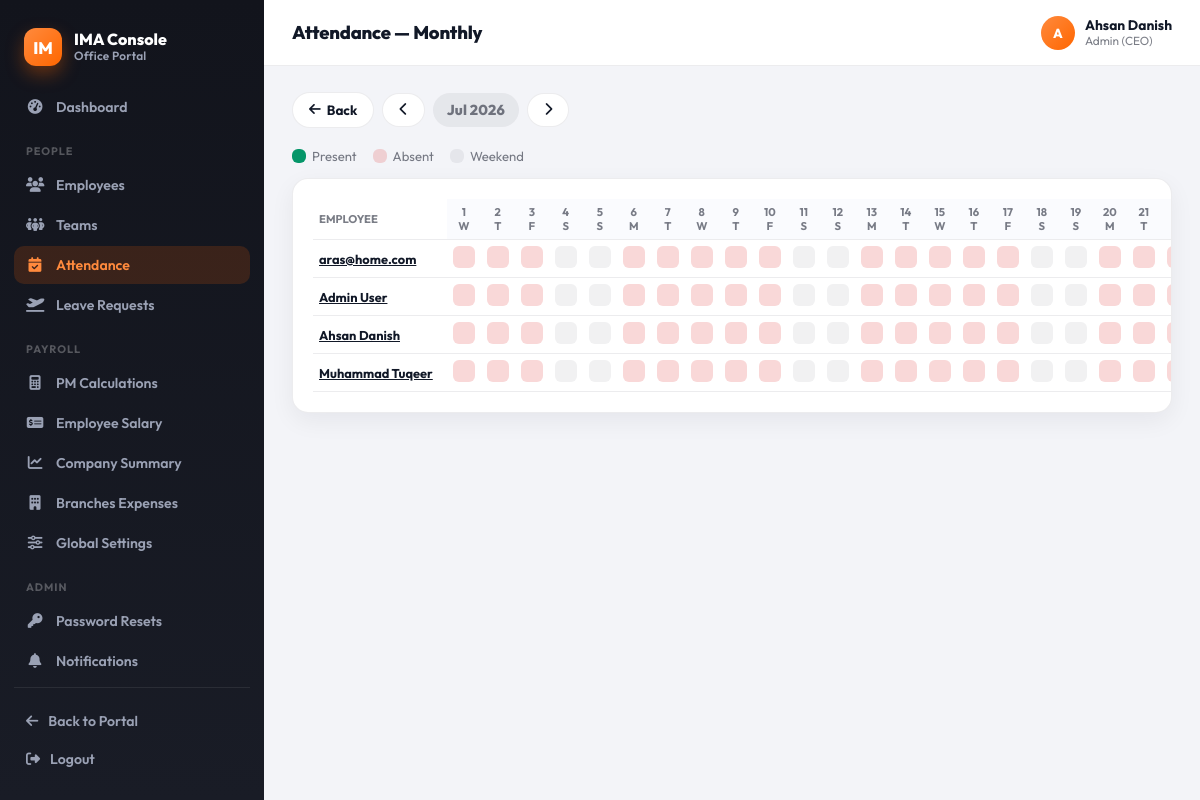
The page /console/attendance/monthly/ (signed in) on the database its author committed.
### accounts/models.py (models this page shows, shortened)
class Employee(AbstractBaseUser, PermissionsMixin):
    cnic = models.CharField(max_length=13, unique=True, validators=[cnic_validator])
    email = models.EmailField(unique=True, validators=[email_validator])
    full_name = models.CharField(max_length=120, blank=True, null=True, validators=[alpha_spaces])
    fathers_name = models.CharField(max_length=120, blank=True, null=True, validators=[alpha_spaces])
    date_of_birth = models.DateField(blank=True, null=True)
    gender = models.CharField(max_length=10, choices=[('male','Male'),('female','Female'),('other','Other'),('na','Prefer not to say')], blank=True, null=True)
    marital_status = models.CharField(max_length=10, choices=[('single','Single'),('married','Married'),('divorced','Divorced'),('widowed','Widowed')], blank=True, null=True)
    contact_number = models.CharField(max_length=14, blank=True, null=True)
    residential_address = models.TextField(max_length=250, blank=True, null=True)
    date_of_joining = models.DateField(blank=True, null=True)
    reporting_manager_name = models.CharField(max_length=120, blank=True, null=True, validators=[alpha_spaces])
    department = models.CharField(max_length=10, choices=[('HR','HR'),('IT','IT'),('FIN','Finance'),('OPS','Operations'),('SALES','Sales'),('OTHER','Other')], blank=True, null=True)
    designation = models.CharField(max_length=120, blank=True, null=True)
    employment_type = models.CharField(max_length=2, choices=[('FT','Full-time'),('PT','Part-time'),('CT','Contract'),('IN','Internship')], blank=True, null=True)
    employee_code = models.CharField(max_length=20, unique=True, blank=True, null=True)
    profile_picture = models.ImageField(upload_to=profile_picture_path, validators=[], blank=True, null=True)
    cnic_front = models.ImageField(upload_to=cnic_front_path, validators=[], blank=True, null=True)
    cnic_back = models.ImageField(upload_to=cnic_back_path, validators=[], blank=True, null=True)
    degree_certificate = models.FileField(upload_to=degree_path, validators=[], blank=True, null=True)
    father_cnic = models.ImageField(upload_to=father_cnic_path, validators=[], blank=True, null=True)
    emergency_contact_name = models.CharField(max_length=120, blank=True, null=True)
    emergency_relationship = models.CharField(max_length=10, choices=[('father','Father'),('mother','Mother'),('spouse','Spouse'),('sibling','Sibling'),('friend','Friend'),('other','Other')], blank=True, null=True)
    emergency_contact_number = models.CharField(max_length=14, blank=True, null=True)
    emergency_contact_address = models.TextField(blank=True, null=True)
    blood_group = models.CharField(max_length=3, choices=[('A+','A+'),('A-','A-'),('B+','B+'),('B-','B-'),('O+','O+'),('O-','O-'),('AB+','AB+'),('AB-','AB-')], blank=True, null=True)
    previous_employer = models.TextField(blank=True, null=True)
    special_skills = models.TextField(blank=True, null=True)
    ROLE_CHOICES = [
        ('employee', 'Employee'),
        ('pm', 'Project Manager'),
        ('admin', 'Admin (CEO)'),   # 🔹 added Admin role
    ]
    role = models.CharField(
        max_length=20,
        choices=ROLE_CHOICES,
        default='employee',
        help_text="Role of the employee. Default is 'Employee'."
    )
    is_staff = models.BooleanField(default=False)
    is_active = models.BooleanField(default=False)
    date_joined = models.DateTimeField(auto_now_add=True)
    objects = EmployeeManager()
    USERNAME_FIELD = 'cnic'
    REQUIRED_FIELDS = ['email']
    class Media:
        css = {"all": ("css/admin/accounts.css",)}

### console/views.py (the view)
# urls.py: path("attendance/monthly/", views.attendance_monthly, name="attendance_monthly"),
@login_required
@role_required(*STAFF_ROLES)
def attendance_monthly(request):
    today = timezone.localdate()
    year = max(2000, min(int(request.GET.get("year", today.year)), 2100))
    month = max(1, min(int(request.GET.get("month", today.month)), 12))
    _, days_in_month = calendar.monthrange(year, month)
    days = []
    for d in range(1, days_in_month + 1):
        dt = date_cls(year, month, d)
        days.append({"day": d, "weekday": dt.strftime("%a")[0], "is_weekend": dt.weekday() >= 5, "date": dt})
    month_start_d, month_end_d = date_cls(year, month, 1), date_cls(year, month, days_in_month)
    base_qs, employees_qs = _attendance_base_qs(request)
    employees = employees_qs.order_by("full_name", "email")
    month_att = (
        base_qs.filter(check_in__date__gte=month_start_d, check_in__date__lte=month_end_d)
        .values("employee_id", "check_in__date").annotate(first_in=Min("check_in"))
    )
    present_map = {(x["employee_id"], x["check_in__date"]): x["first_in"] for x in month_att}
    rows = []
    for e in employees:
        cells = []
        for info in days:
            dt = info["date"]
            if info["is_weekend"]:
                cells.append({"type": "weekend", "tooltip": "Weekend"})
                continue
            first_in = present_map.get((e.id, dt))
            if first_in:
                cells.append({"type": "present", "tooltip": f"Present · In {timezone.localtime(first_in).strftime('%I:%M %p')}"})
            else:
                cells.append({"type": "absent", "tooltip": "Absent"})
        rows.append({"employee": e, "cells": cells})
    prev_year, prev_month = (year - 1, 12) if month == 1 else (year, month - 1)
    next_year, next_month = (year + 1, 1) if month == 12 else (year, month + 1)
    context = {
        "year": year, "month": month, "month_label": f"{calendar.month_abbr[month]} {year}",
        "prev_year": prev_year, "prev_month": prev_month, "next_year": next_year, "next_month": next_month,
        "days": days, "rows": rows,
    }
    return render(request, "console/attendance_monthly.html", context)

### console/views.py (called while the page is built)
def _is_admin(request):
    return getattr(request.user, "role", None) == "admin"

def _attendance_base_qs(request):
    qs = Attendance.objects.select_related("employee")
    employees_qs = Employee.objects.all()
    if not _is_admin(request):
        scope_ids = _pm_scope_ids(request.user)
        qs = qs.filter(employee_id__in=scope_ids)
        employees_qs = employees_qs.filter(id__in=scope_ids)
    return qs, employees_qs

### console/templates/console/attendance_monthly.html
{% extends "console/base.html" %}
{% block page_title %}Attendance — Monthly{% endblock %}
{% block content %}
<div class="cn-commandbar">
  <div class="cn-action-group">
    <a class="cn-btn" href="{% url 'console:attendance_list' %}"><i class="fa-solid fa-arrow-left"></i> Back</a>
    <a class="cn-btn" href="?year={{ prev_year }}&month={{ prev_month }}"><i class="fa-solid fa-chevron-left"></i></a>
    <span class="cn-badge neutral" style="font-size:.9rem;padding:8px 14px;">{{ month_label }}</span>
    <a class="cn-btn" href="?year={{ next_year }}&month={{ next_month }}"><i class="fa-solid fa-chevron-right"></i></a>
  </div>
</div>
<div class="cn-legend">
  <span><span class="cn-cal-cell present"></span> Present</span>
  <span><span class="cn-cal-cell absent"></span> Absent</span>
  <span><span class="cn-cal-cell weekend"></span> Weekend</span>
</div>
<div class="cn-card">
  <div class="cn-cal-wrap cn-card-pad">
    <table class="cn-cal">
      <thead>
        <tr>
          <th class="emp-name">Employee</th>
          {% for d in days %}<th>{{ d.day }}<br>{{ d.weekday }}</th>{% endfor %}
        </tr>
      </thead>
      <tbody>
        {% for row in rows %}
          <tr>
            <td class="emp-name"><a href="{% url 'console:attendance_employee_detail' row.employee.id %}?year={{ year }}&month={{ month }}">{{ row.employee.full_name|default:row.employee.email }}</a></td>
            {% for cell in row.cells %}<td title="{{ cell.tooltip }}"><span class="cn-cal-cell {{ cell.type }}"></span></td>{% endfor %}
          </tr>
        {% empty %}
          <tr><td colspan="{{ days|length|add:1 }}" class="cn-empty">No employees to show.</td></tr>
        {% endfor %}
      </tbody>
    </table>
  </div>
</div>
{% endblock %}

### console/templates/console/base.html (shortened to what this page needs)
{% load static %}
<!DOCTYPE html>
<html lang="en">
<head>
  <link rel="stylesheet" href="https://cdnjs.cloudflare.com/ajax/libs/font-awesome/6.4.0/css/all.min.css">
  <link rel="stylesheet" href="{% static 'console/css/console.css' %}">
</head>
<body class="console-body">
  <div class="console-shell">
    <aside class="console-sidebar" id="console-sidebar">
      <div class="console-brand">
        <div class="mark">IM</div>
        <div class="text">
          <div class="title">IMA Console</div>
          <div class="subtitle">Office Portal</div>
        </div>
      </div>
      <nav class="console-nav">
        <a href="{% url 'console:dashboard' %}" class="{% if request.resolver_match.url_name == 'dashboard' %}active{% endif %}">
          <i class="fa-solid fa-gauge-high"></i> Dashboard
        </a>
        <div class="console-nav-label">People</div>
        <a href="{% url 'console:employees_list' %}" class="{% if request.resolver_match.url_name == 'employees_list' or request.resolver_match.url_name == 'employee_detail' %}active{% endif %}">
          <i class="fa-solid fa-users"></i> Employees
        </a>
        <a href="{% url 'console:teams_list' %}" class="{% if 'team' in request.resolver_match.url_name %}active{% endif %}">
          <i class="fa-solid fa-people-group"></i> Teams
        </a>
        <a href="{% url 'console:attendance_list' %}" class="{% if 'attendance' in request.resolver_match.url_name %}active{% endif %}">
          <i class="fa-solid fa-calendar-check"></i> Attendance
        </a>
        <a href="{% url 'console:leaves_list' %}" class="{% if 'leave' in request.resolver_match.url_name %}active{% endif %}">
          <i class="fa-solid fa-plane-departure"></i> Leave Requests
        </a>
        <div class="console-nav-label">Payroll</div>
        {% if request.user.role == "admin" %}
        <a href="{% url 'console:pm_calculations' %}" class="{% if request.resolver_match.url_name == 'pm_calculations' %}active{% endif %}">
          <i class="fa-solid fa-calculator"></i> PM Calculations
        </a>
        {% endif %}
        <a href="{% url 'console:employee_salary' %}" class="{% if request.resolver_match.url_name == 'employee_salary' %}active{% endif %}">
          <i class="fa-solid fa-money-check-dollar"></i> Employee Salary
        </a>
        {% if request.user.role == "admin" %}
        <a href="{% url 'console:company_summary' %}" class="{% if request.resolver_match.url_name == 'company_summary' %}active{% endif %}">
          <i class="fa-solid fa-chart-line"></i> Company Summary
        </a>
        <a href="{% url 'console:branch_expenses' %}" class="{% if request.resolver_match.url_name == 'branch_expenses' %}active{% endif %}">
          <i class="fa-solid fa-building"></i> Branches Expenses
        </a>
        <a href="{% url 'console:global_settings' %}" class="{% if request.resolver_match.url_name == 'global_settings' %}active{% endif %}">
          <i class="fa-solid fa-sliders"></i> Global Settings
        </a>
        <div class="console-nav-label">Admin</div>
        <a href="{% url 'console:password_resets_list' %}" class="{% if request.resolver_match.url_name == 'password_resets_list' %}active{% endif %}">
          <i class="fa-solid fa-key"></i> Password Resets
        </a>
        {% endif %}
        <a href="{% url 'console:notifications_list' %}" class="{% if 'notification' in request.resolver_match.url_name %}active{% endif %}">
          <i class="fa-solid fa-bell"></i> Notifications
        </a>
      </nav>
      <div class="console-sidebar-footer">
        <a href="{% url 'dashboard' %}"><i class="fa-solid fa-arrow-left"></i> Back to Portal</a>
        <a href="{% url 'logout' %}"><i class="fa-solid fa-right-from-bracket"></i> Logout</a>
      </div>
    </aside>
    <div class="console-main">
      <header class="console-topbar">
        <div style="display:flex;align-items:center;gap:12px;">
          <h1>{% block page_title %}Console{% endblock %}</h1>
        </div>
        <div class="console-user">
          <div class="avatar">{{ request.user.full_name|default:request.user.email|slice:":1"|upper }}</div>
          <div class="meta">
            <div class="name">{{ request.user.full_name|default:request.user.email }}</div>
            <div class="role">{{ request.user.get_role_display|default:"Superuser" }}</div>
          </div>
        </div>
      </header>
      <div class="console-content">
        {% block content %}{% endblock %}
      </div>
    </div>
  </div>
</body>
</html>

### rows shown on the page
Employee: user.full_name "A", user.full_name "Ahsan Danish", user.role "Admin (CEO)", employee.full_name "Ahsan Danish"
Employee: employee.full_name "aras@home.com"
Employee: employee.full_name "Admin User"
Employee: employee.full_name "Muhammad Tuqeer"

### other values the page prints
{{ month_label }} "Jul 2026"
{{ d.day }} "1" "2" "3" "4" "5" "6" "7" "8" "9" "10" "11" "12" "13" "14" "15" "16" "17" "18" "19" "20" "21"
{{ d.weekday }} "W" "T" "F" "S" "S" "M" "T" "W" "T" "F" "S" "S" "M" "T" "W" "T" "F" "S" "S" "M" "T"
